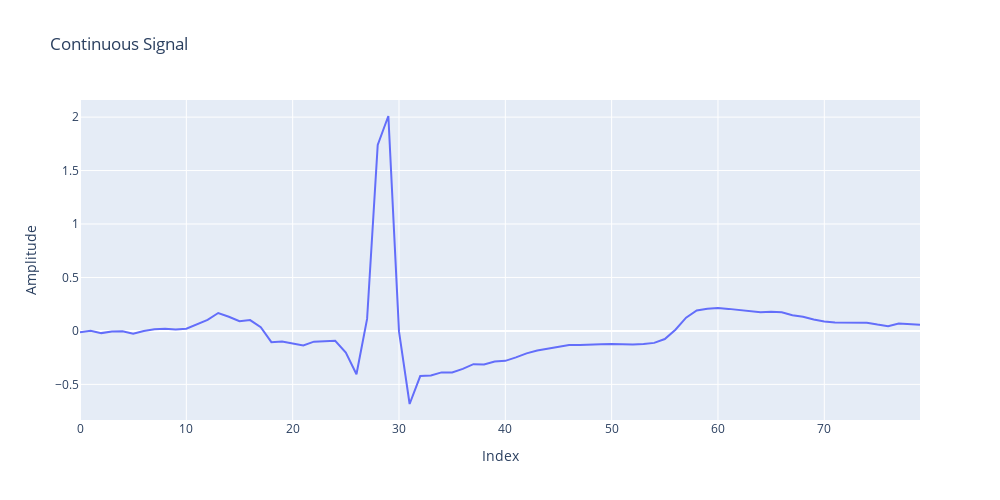

Notebook code cell kept with this figure:
### Code cell
draw(healthyTestDetails[0])
